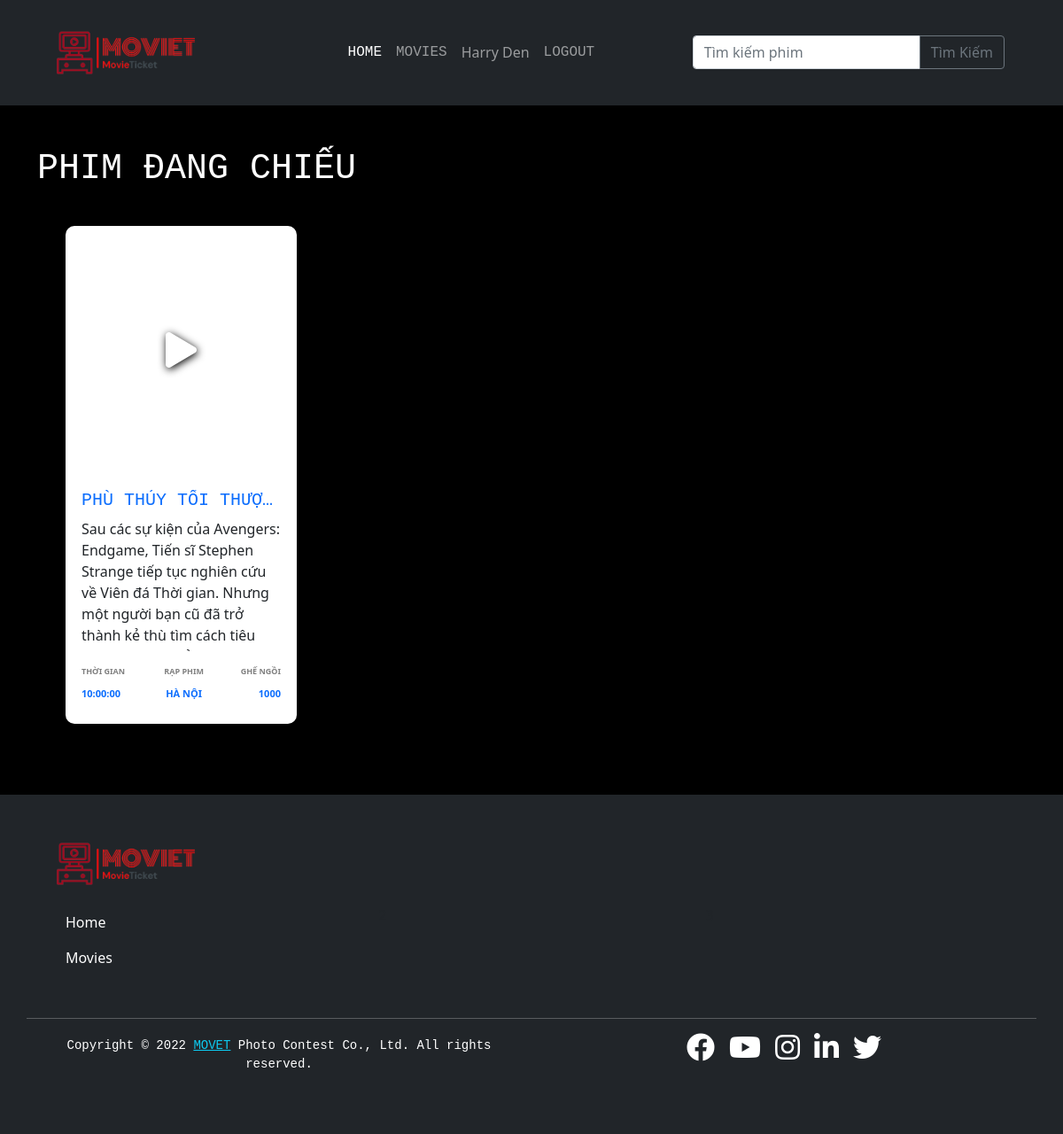
/movies_events.php (signed in), run on the app's committed database.
### tables this page shows
CREATE TABLE IF NOT EXISTS `tbl_registration` (
  `user_id` int(11) NOT NULL AUTO_INCREMENT,
  `name` varchar(50) NOT NULL,
  `email` varchar(50) NOT NULL,
  `phone` varchar(12) NOT NULL,
  `age` int(2) NOT NULL,
  `gender` varchar(10) NOT NULL,
  PRIMARY KEY (`user_id`)
);

CREATE TABLE IF NOT EXISTS `tbl_shows` (
  `s_id` int(11) NOT NULL AUTO_INCREMENT,
  `st_id` int(11) NOT NULL COMMENT 'show time id',
  `theatre_id` int(11) NOT NULL,
  `movie_id` int(11) NOT NULL,
  `start_date` date NOT NULL,
  `status` int(11) NOT NULL COMMENT '1 means show available',
  `r_status` int(11) NOT NULL,
  PRIMARY KEY (`s_id`)
);

CREATE TABLE IF NOT EXISTS `tbl_movie` (
  `movie_id` int(11) NOT NULL AUTO_INCREMENT,
  `t_id` int(11) NOT NULL COMMENT 'theatre id',
  `movie_name` varchar(255) NOT NULL,
  `cast` text NOT NULL,
  `desc` text NOT NULL,
  `release_date` date NOT NULL,
  `image` varchar(200) NOT NULL,
  `video_url` varchar(200) NOT NULL,
  `status` int(1) NOT NULL COMMENT '0 means active ',
  PRIMARY KEY (`movie_id`)
);

CREATE TABLE IF NOT EXISTS `tbl_show_time` (
  `st_id` int(11) NOT NULL AUTO_INCREMENT,
  `screen_id` int(11) NOT NULL,
  `name` varchar(40) NOT NULL COMMENT 'noon,second,etc',
  `start_time` time NOT NULL,
  PRIMARY KEY (`st_id`)
);

CREATE TABLE IF NOT EXISTS `tbl_screens` (
  `screen_id` int(11) NOT NULL AUTO_INCREMENT,
  `t_id` int(11) NOT NULL COMMENT 'theatre id',
  `screen_name` varchar(110) NOT NULL,
  `seats` int(11) NOT NULL COMMENT 'number of seats',
  `charge` int(11) NOT NULL,
  PRIMARY KEY (`screen_id`)
);

### movies_events.php (the view, shortened to what this page needs)
<?php include('header.php'); ?>
    <section style="background-color: black">
        <div class="container py-5">
            <div class="row">
                <h1 class="font-monospace text-white">PHIM ĐANG CHIẾU</h1>
                <?php
                $list_show = mysqli_query($con, "SELECT st_id,movie_id FROM tbl_shows WHERE status = 1  ORDER BY movie_id LIMIT 8");
                while ($movie_shows = mysqli_fetch_array($list_show)) {
                    ?>
                    <div class="col-12 col-sm-6 col-md-6 col-lg-4 col-xl-3">
                        <?php
                        if ($movie_shows['movie_id']) {
                            $id = $movie_shows["movie_id"];
                            $movie_query = mysqli_query($con, "SELECT * FROM tbl_movie WHERE movie_id = $id");
                            $movie = mysqli_fetch_array($movie_query);
                            ?>
                            <div class="movie-card">
                                <a  href="about.php?id=<?= $movie['movie_id']?>" class="text-decoration-none">
                                    <div class="movie-header"
                                         style="background-image: url(<?= $movie["image"] ?>);background-size: cover">
                                        <div class="header-icon-container h-100 d-flex justify-content-center align-items-center">
                                            <i class="fas fs-1 text-white fa-play"
                                               style="text-shadow: 1px 2px 10px black"></i>
                                        </div>
                                    </div>
                                    <div class="movie-content" style="overflow: hidden;">
                                        <h5 class="text-center w-100 text-truncate font-monospace"
                                            style=";white-space:nowrap"><?= $movie['movie_name'] ?></h5>
                                        <div class="movie-content-header">
                                            <div class="w-100" style="overflow: hidden;height: 150px;text-overflow: ellipsis">
                                                <p class="text-dark"><?= $movie['desc'] ?></p>
                                            </div>
                                            <div class="movie-info">
                                                <div class="info-section">
                                                    <label class="fw-bold">Thời Gian</label>
                                                    <?php
                                                    $st_id = $movie_shows['st_id'];
                                                    $show_time_query = mysqli_query($con,"SELECT start_time from tbl_show_time WHERE st_id = $st_id");
                                                    $show_time = mysqli_fetch_array($show_time_query);
                                                    ?>
                                                    <span><?= $show_time['start_time'] ?></span>
                                                </div>
                                                <?php
                                                $id_m = $movie['t_id'];
                                                $qry6 = mysqli_query($con, "SELECT * FROM tbl_screens WHERE tbl_screens.t_id = $id_m");
                                                while ($screen = mysqli_fetch_array($qry6)) {
                                                    ?>
                                                    <div class="info-section">
                                                        <label class="fw-bold">Rạp phim</label>
                                                        <span><?= $screen['screen_name'] ?></span>
                                                    </div>
                                                    <div class="info-section">
                                                        <label class="fw-bold">Ghế Ngồi</label>
                                                        <span><?= $screen['seats'] ?></span>
                                                    </div>
                                                <?php } ?>
                                            </div>
                                        </div>
                                    </div>
                                </a>
                            </div>
                        <?php } ?>
                    </div>
                <?php }
                ?>
            </div>
        </div>
    </section>
<?php include('footer.php'); ?>

### header.php (shortened to what this page needs)
<?php
include('config.php');
?>
<!DOCTYPE HTML>
<html>
<head>
    <link rel="stylesheet" href="css/style.css">
    <link rel="stylesheet" href="https://cdnjs.cloudflare.com/ajax/libs/font-awesome/5.8.1/css/all.min.css">
    <link href="https://cdn.jsdelivr.net/npm/bootstrap@5.0.2/dist/css/bootstrap.min.css" rel="stylesheet"
>
</head>
<body>
<div class="header">
    <nav class="navbar navbar-expand-lg navbar-dark bg-dark py-4 sticky-top">
        <div class="container">
            <a class="navbar-brand" href="index.php"><img src="images/logo.png" width="200"></a>
            <div class="collapse navbar-collapse  px-md-4" id="navbarSupportedContent">
                <ul class="navbar-nav mx-auto mb-2 mb-lg-0">
                    <li class="nav-item">
                        <a class="nav-link active fs-6 font-monospace" aria-current="page" href="index.php">HOME</a>
                    </li>
                    <li class="nav-item">
                        <a class="nav-link fs-6 font-monospace" href="movies_events.php">MOVIES</a>
                    </li>
                    <?php if (isset($_SESSION['user'])) {
                        $us = mysqli_query($con, "select * from tbl_registration where user_id='" . $_SESSION['user'] . "'");
                        $user = mysqli_fetch_array($us); ?>
                        <li class="nav-item"><a class="nav-link f-6" href="profile.php"><?php echo $user['name']; ?></a>
                        </li>
                        <li class="nav-item"><a
                                    class="nav-link fs-6 font-monospace" href="logout.php">LOGOUT</a></li> <?php } else { ?>
                        <li class="nav-item"><a class="nav-link fs-6 font-monospace" href="login.php">LOGIN</a></li>
                        <li class="nav-item"><a
                                    class="nav-link fs-6 font-monospace" href="registration.php">REGISTER</a></li><?php } ?>
                </ul>
                <form action="process_search.php" class="my-auto" id="reservation-form" method="post" onsubmit="myFunction()">
                    <div class="input-group my-auto">
                        <input type="text" class="form-control" id="search111" name="search"
                               placeholder="Tìm kiếm phim">
                        <button type="submit" class="btn btn-outline-secondary" type="button" id="button-addon2">Tìm
                            Kiếm
                        </button>
                    </div>
                </form>
            </div>
        </div>
    </nav>
</div>

### css/style.css (style rules this page uses)
* { -webkit-transition: 300ms; transition: 300ms; }
ul { list-style-type: none; }
h1, h2, h3, h4, h5, p { font-weight: 400; }
a { text-decoration: none; color: inherit; }
.movie-card { background: #ffffff; box-shadow: 0px 6px 18px rgba(0, 0, 0, 0.1); width: 100%; max-width: 315px; min-height: 500px; max-height: 600px!important; margin: 2em; border-radius: 10px; display: inline-block; }
.movie-header { padding: 0; margin: 0; height: 280px!important; width: 100%; display: block; border-top-left-radius: 10px; border-top-right-radius: 10px; }
.header-icon-container { position: relative; }
.movie-content { padding: 18px 18px 24px 18px; margin: 0; }
.movie-content-header, .movie-info { display: table; width: 100%; }
.movie-info { margin-top: 1em; }
.info-section { display: table-cell; text-transform: uppercase; text-align: center; }
.info-section:first-of-type { text-align: left; }
.info-section:last-of-type { text-align: right; }
.info-section label { display: block; color: rgba(0, 0, 0, 0.5); margin-bottom: .5em; font-size: 9px; }
.info-section span { font-weight: 700; font-size: 11px; }

### data on the page
tbl_registration: name "Harry Den"
tbl_shows: movie.movie_name "PHÙ THỦY TỐI THƯỢ…", movie.desc "Sau các sự kiện của Avengers: Endgame, Tiến sĩ Stephen Strange tiếp tục nghiên cứu về Viên đá Thời gian. Nhưng một người bạn cũ đã trở thành kẻ thù tìm cách tiêu…", st.start_time "10:00:00"
tbl_screens: screen_name "HÀ NỘI", seats "1000"
